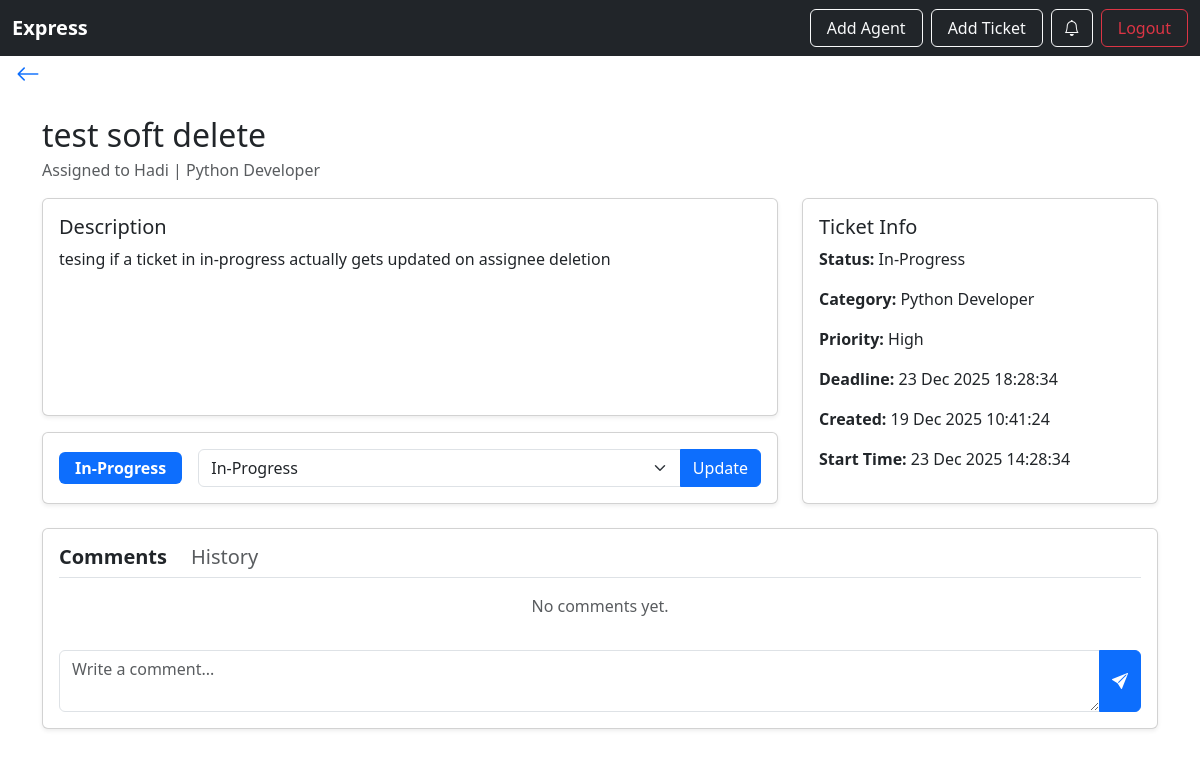
The app's page /ticket/5/ (signed in) with its own data.
### ticketing/models/users.py (models this page shows)
class AppUser(models.Model):
    account_id=models.ForeignKey(Account,on_delete=models.CASCADE)
    name = models.CharField(max_length=255)
    email = models.EmailField()
    password = models.CharField(max_length=72)
    job_title = models.CharField(max_length=20)
    role = models.CharField(
        choices=UserType.choices,
        default=UserType.CUSTOMER
    )
    is_active = models.BooleanField(default=True)
    deleted_at = models.DateTimeField(null=True, blank=True)
    class Meta:
        constraints=[
            UniqueConstraint(fields=('account_id','email'),name='unique_agent')
        ]

class Account(models.Model):
    portal=models.CharField(max_length=255,unique=True)

### ticketing/models/tickets.py (models this page shows, shortened)
class Ticket(models.Model):
    creator_id = models.ForeignKey(
        AppUser,
        related_name="assigned_by",
        on_delete=models.CASCADE,
        limit_choices_to={'role': UserType.CUSTOMER}
    )
    title = models.CharField(unique=True, max_length=255)
    description = models.TextField()
    priority_id = models.ForeignKey(TicketPriority, on_delete=models.CASCADE)
    status = models.ForeignKey(
        TicketStatus,
        on_delete=models.CASCADE,
        default="TODO"
    )
    start_time = models.DateTimeField(null=True, blank=True)
    deadline = models.DateTimeField(null=True, blank=True)
    ticket_category = models.CharField(max_length=20)
    created_at = models.DateTimeField(auto_now_add=True)
    changed_at = models.DateTimeField(auto_now=True)
    assignee_id = models.ForeignKey(
        AppUser,
        related_name="assigned_to",
        null=True,
        blank=True,
        on_delete=models.SET_NULL,
        limit_choices_to={'role': UserType.AGENT}
    )

class TicketStatus(models.Model):
    status = models.CharField(max_length=70, unique=True)
    def __str__(self):
        return self.status

class TicketPriority(models.Model):
    priority = models.CharField(max_length=6)
    duration = models.DurationField()
    def __str__(self):
        return self.priority

### ticketing/views/ticket_views.py (the view, shortened to what this page needs)
# urls.py: path("<int:pk>/", TicketDetailView.as_view(), name="ticket_detail"),
class TicketDetailView(AccountAwareMixin, View):
    login_url = "/login/"
    def get(self, request, pk):
        ticket = get_object_or_404(Ticket, pk=pk)
        if request.user.account_id != ticket.creator_id.account_id:
            return HttpResponseForbidden("You cannot view this ticket.")
        comments = Thread.objects.filter(
            comment_entry__ticket=ticket
        ).order_by("-created_at")
        history = TicketHistory.objects.filter(
            ticket=ticket
        ).select_related("updated_by").order_by("-updated_at")
        form = ThreadForm()
        current_status = ticket.status.status
        allowed = get_allowed_transitions(current_status)
        allowed.append(current_status)
        if "In-Progress" in allowed and not ticket.assignee_id:
            allowed.remove("In-Progress")
        allowed_statuses = TicketStatus.objects.filter(
            status__in=allowed
        )
        replies_dict = {}
        for comment in comments:
            replies = Thread.objects.filter(
                thread_group=comment.thread_group
            ).exclude(id=comment.id).order_by("created_at")
            replies_dict[comment.id] = replies
        return render(request, "ticket_detail.html", {
            "ticket": ticket,
            "comments": comments,
            "history": history,
            "replies_dict": replies_dict,
            "form": form,
            "allowed_statuses": allowed_statuses,
        })

### ticketing/serializers/comment_form.py
class ThreadForm(forms.ModelForm):
    class Meta:
        model = Thread
        fields = ["body"]
        widgets = {
            "body": forms.Textarea(
                attrs={
                    "rows": 2,
                    "placeholder": "Write a comment...",
                    "class": "form-control",
                }
            )
        }

### ticketing/notification_context.py (called while the page is built)
def notifications_processor(request):
    user = getattr(request, "user", None)
    if not user or not getattr(user, "id", None):
        return {"notifications": [], "unread_count": 0}
    qs = NotificationRecipient.objects.filter(
        user_id=user.id
    ).select_related(
        "notification", "notification__ticket"
    ).order_by("-notification__sent_at")
    unread_count = qs.filter(is_read=False).count()
    notifications = qs[:10]
    return {
        "notifications": notifications,
        "unread_count": unread_count
    }

### ticketing/permissions.py (called while the page is built)
    def dispatch(self, request, *args, **kwargs):
        user_id = request.session.get("user_id")
        if not user_id:
            return redirect(self.login_url)
        try:
            request.user = AppUser.objects.get(id=user_id)
        except AppUser.DoesNotExist:
            return redirect(self.login_url)
        return super().dispatch(request, *args, **kwargs)

### ticketing/utils/status_transition.py (called while the page is built)
def get_allowed_transitions(current_status):
    transitions = {
        "TODO": ["In-Progress"],
        "In-Progress": ["Waiting-For-Customer", "Resolved"],
        "Waiting-For-Customer": ["In-Progress", "Resolved"],
        "Resolved": ["Closed"],
        "Closed": [],
        "Escalated": ["In-Progress"],
    }
    return transitions.get(current_status, [])

### ticketing/templates/ticket_detail.html (shortened to what this page needs)
{% load static %}
<!DOCTYPE html>
<html lang="en">
<head>
    <link rel="stylesheet" href="{% static 'css/bootstrap.min.css' %}">
    <link rel="stylesheet"
          href="https://cdn.jsdelivr.net/npm/bootstrap-icons@1.11.1/font/bootstrap-icons.css">
</head>
<body>
{% if user.role == 'Customer' %}
    {% include "customer_navbar.html" %}
{% else %}
    {% include "agent_navbar.html" %}
{% endif %}
<div class="mb-3 ms-3">
    <a href="{% if ticket.creator_id.role == 'Customer' %}
                {% url 'customer_dashboard_page' %}
             {% else %}
                {% url 'agent_dashboard' %}
             {% endif %}"
       class="text-decoration-none fs-4">
        <i class="bi bi-arrow-left"></i>
    </a>
</div>
<div class="container mt-4 d-flex justify-content-center">
    <div class="w-100" style="max-width:1400px;">
        <div class="mb-3">
            <h2 class="mb-1">{{ ticket.title }}</h2>
            <div class="text-muted">
                {% if ticket.assignee_id %}
                    Assigned to {{ ticket.assignee_id.name }} | {{ ticket.assignee_id.job_title }}
                {% else %}
                    Unassigned
                {% endif %}
            </div>
        </div>
        <div class="row mb-4 align-items-stretch">
            <div class="col-lg-8 d-flex flex-column gap-3">
                <div class="card shadow-sm flex-grow-1">
                    <div class="card-body h-100 d-flex flex-column">
                        <h5>Description</h5>
                        <p class="mb-0 flex-grow-1">{{ ticket.description }}</p>
                    </div>
                </div>
                <div class="card shadow-sm">
                    <div class="card-body d-flex align-items-center gap-3">
                        <span class="badge bg-primary px-3 py-2 fs-6">
                            {{ ticket.status }}
                        </span>
                        <form method="post"
                              action="{% url 'update_ticket_status' ticket.id %}"
                              class="d-flex flex-grow-1">
                            <div class="input-group">
                                <select name="status" class="form-select">
                                    {% for status in allowed_statuses %}
                                        <option value="{{ status.id }}"
                                                {% if status == ticket.status %}selected{% endif %}>
                                            {{ status.status }}
                                        </option>
                                    {% endfor %}
                                </select>
                                <button class="btn btn-primary">Update</button>
                            </div>
                        </form>
                    </div>
                </div>
            </div>
            <div class="col-lg-4">
                <div class="card shadow-sm h-100">
                    <div class="card-body">
                        <h5>Ticket Info</h5>
                        <p><strong>Status:</strong> {{ ticket.status }}</p>
                        <p><strong>Category:</strong> {{ ticket.ticket_category }}</p>
                        <p><strong>Priority:</strong> {{ ticket.priority_id }}</p>
                        <p><strong>Deadline:</strong> {{ ticket.deadline|date:"d M Y H:i:s"|default:"-" }}</p>
                        <p><strong>Created:</strong> {{ ticket.created_at|date:"d M Y H:i:s" }}</p>
                        <p><strong>Start Time:</strong> {{ ticket.start_time|date:"d M Y H:i:s"|default:"-" }}</p>
                    </div>
                </div>
            </div>
        </div>
        <div class="card shadow-sm mb-5">
            <div class="card-body">
                <div class="d-flex gap-4 border-bottom pb-2 mb-3">
                    <h5 class="mb-0 tab-btn fw-bold"
                        data-target="comments"
                        style="cursor:pointer;">
                        Comments
                    </h5>
                    <h5 class="mb-0 tab-btn text-muted"
                        data-target="history"
                        style="cursor:pointer;">
                        History
                    </h5>
                </div>
                <div id="comments" class="tab-body">
                    <div style="max-height:400px; overflow-y:auto;" class="mb-3">
                        {% for comment in comments %}
                            <div class="card mb-2">
                                <div class="card-body p-2">
                                    <p class="mb-1">{{ comment.body }}</p>
                                    <small class="text-muted">
                                        {{ comment.commented_by.name }} ·
                                        {{ comment.created_at|date:"d M Y H:i:s" }}
                                    </small>
                                </div>
                            </div>
                        {% empty %}
                            <p class="text-muted text-center">No comments yet.</p>
                        {% endfor %}
                    </div>
                    <form method="post" action="{% url 'ticket_detail' ticket.id %}">
                        <div class="input-group">
                            {{ form.body }}
                            <button class="btn btn-primary">
                                <i class="bi bi-send-fill"></i>
                            </button>
                        </div>
                    </form>
                </div>
            </div>
        </div>
    </div>
</div>
</body>
</html>

### ticketing/templates/customer_navbar.html (shortened to what this page needs)
<nav class="navbar navbar-expand-lg navbar-dark bg-dark">
    <div class="container-fluid">
        <a class="navbar-brand fw-bold" href="{% url 'customer_dashboard_page' %}">{{ user.account_id.portal }}</a>
        <div class="collapse navbar-collapse" id="navbarNav">
            <ul class="navbar-nav ms-auto">
                <li class="nav-item me-2">
                    <a class="btn btn-outline-light px-3" href="{% url 'create-agent_api' %}">
                        Add Agent
                    </a>
                </li>
                <li class="nav-item me-2">
                    <a class="btn btn-outline-light px-3" href="{% url 'create-ticket' %}">
                        Add Ticket
                    </a>
                </li>
                <li class="nav-item me-2">
                    <button type="button" class="btn btn-outline-light position-relative" data-bs-toggle="modal" data-bs-target="#notificationsModal">
                        <i class="bi bi-bell"></i>
                    </button>
                </li>
                <li class="nav-item">
                    <a class="btn btn-outline-danger px-3" href="{% url 'logout' %}">
                        Logout
                    </a>
                </li>
            </ul>
        </div>
    </div>
</nav>

### records on screen
AppUser: account_id.portal "Express"
Ticket: title "test soft delete", assignee_id.name "Hadi", assignee_id.job_title "Python Developer", description "tesing if a ticket in in-progress actually gets updated on assignee deletion", status "In-Progress", ticket_category "Python Developer", priority_id "High", deadline "23 Dec 2025 18:28:34", created_at "19 Dec 2025 10:41:24", start_time "23 Dec 2025 14:28:34"
